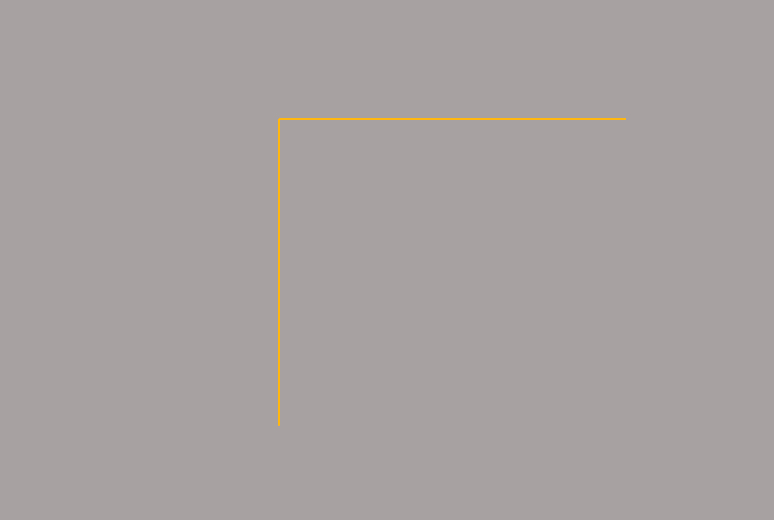
#> input picture resources/env_sdf/stadium_grass.jpg, 774 x 520 px, given in place of the camera
$ python automatic_addison.py   (older library calls are emulated)
#> lines starting #> are read from the running program, lines starting #| are printed output that depends on the picture; after the words box and inside, x2 and y2 are one past the last pixel; in counts of white or black regions, pixels touching at a corner belong together
import cv2, json, os
import numpy as np # Import the NumPy scientific computing library
os.chdir(os.path.dirname(os.path.realpath(__file__)))

# Author: Addison Sears-Collins
# https://automaticaddison.com
# Description: A collection of methods to detect help with edge detection
with open("./thresh_data.json",'r') as f:
#> (reads src/stereo_robot/line_follow/calibration/thresh_data.json from the repository)
    thresh_data = json.load(f)
    thresh_HI = thresh_data['bounds_HI']
    thresh_LO = thresh_data['bounds_LO']

with open("./ROI_JSON.json",'r') as f:
#> (reads src/stereo_robot/line_follow/calibration/ROI_JSON.json from the repository)
    ROI_data = json.load(f)
    TL,BL,BR,TR = ROI_data['ROI_POINTS']
    ROI_POINTS = np.float32([TL,BL,BR,TR])


def perspective_transform(frame,orig_frame_shape,roi_points,desired_roi_points):
    """
    Perform the perspective transform.
    :param: frame Current frame
    :param: plot Plot the warped image if True
    :return: Bird's eye view of the current lane
    """

    # Calculate the transformation matrix
    transformation_matrix = cv2.getPerspectiveTransform(
      roi_points, desired_roi_points)

    # Calculate the inverse transformation matrix
    inv_transformation_matrix = cv2.getPerspectiveTransform(
      desired_roi_points, roi_points)

    # Perform the transform using the transformation matrix
    warped_frame = cv2.warpPerspective(
      frame, transformation_matrix, orig_frame_shape, flags=(
     cv2.INTER_LINEAR))

#     (thresh, binary_warped) = cv2.threshold(
#       warped_frame, 127, 255, cv2.THRESH_BINARY)
#     warped_frame = binary_warped

    return warped_frame,inv_transformation_matrix

def get_line_markings(orig_frame):
    """
    Isolates lane lines.

      :param frame: The camera frame that contains the lanes we want to detect
    :return: Binary (i.e. black and white) image containing the lane lines.
    """
    hsv = cv2.cvtColor(orig_frame, cv2.COLOR_BGR2HSV)
    lower_yellow = np.array(thresh_LO)
    upper_yellow = np.array(thresh_HI)
    yellow_mask = cv2.inRange(hsv, lower_yellow, upper_yellow)
#     yellow_image = cv2.bitwise_and(image, image, mask=yellow_mask)

    # Combine the two above images

    return yellow_mask

def calculate_histogram_vert(warped_frame):
    """
    Calculate the image histogram to find peaks in white pixel count

    :param frame: The warped image
    :param plot: Create a plot if True
    """
    frame = warped_frame

    # Generate the histogram
    histogram = np.sum(frame[int(
              frame.shape[0]/2):,:], axis=0)

    return histogram

def histogram_peak(warped_frame):
    histogram = calculate_histogram_vert(warped_frame)
    x_base = np.argmax(histogram)
    return x_base

def get_lane_line_indices_sliding_windows(warped_frame):
    """
    Get the indices of the lane line pixels using the
    sliding windows technique.

    :param: plot Show plot or not
    :return: Best fit lines for the left and right lines of the current lane
    """
    no_of_windows = 10
    minpix = MINPIX #????
    # Sliding window width is +/- margin
    margin = MARGIN #???

    frame_sliding_window = warped_frame.copy()

    # Set the height of the sliding windows
    window_height = np.int(warped_frame.shape[0]/no_of_windows)

    # Find the x and y coordinates of all the nonzero
    # (i.e. white) pixels in the frame.
    nonzero = warped_frame.nonzero()
    nonzeroy = np.array(nonzero[0])
    nonzerox = np.array(nonzero[1])

    # Store the pixel indices for the left and right lane lines
    lane_inds = []

    # Current positions for pixel indices for each window,
    # which we will continue to update
    x_base= histogram_peak(warped_frame)
    x_current = x_base

    # Go through one window at a time

    for window in range(no_of_windows):

      # Identify window boundaries in x and y (and right and left)
      win_y_low = warped_frame.shape[0] - (window + 1) * window_height
      win_y_high = warped_frame.shape[0] - window * window_height
      win_x_low = x_current - margin
      win_x_high = x_current + margin
      cv2.rectangle(frame_sliding_window,(win_x_low,win_y_low),(
        win_x_high,win_y_high), (255,255,255), 2)


      # Identify the nonzero pixels in x and y within the window
      good_inds = ((nonzeroy >= win_y_low) & (nonzeroy < win_y_high) &
                          (nonzerox >= win_x_low) & (
                           nonzerox < win_x_high)).nonzero()[0]

      # Append these indices to the lists
      lane_inds.append(good_inds)

      # If you found > minpix pixels, recenter next window on mean position
      if len(good_inds) > minpix:
        x_current = np.int(np.mean(nonzerox[good_inds]))

    # Concatenate the arrays of indices
    lane_inds = np.concatenate(lane_inds)

    # Extract the pixel coordinates for the left and right lane lines
    x = nonzerox[lane_inds]
    y = nonzeroy[lane_inds]

    if len(x)<3 or len(y)<3:
        return None
    # Fit a second order polynomial curve to the pixel coordinates for
    # the left and right lane lines
    fit = np.polyfit(y, x, 1)

    return fit
def get_lane_line_previous_window(warped_frame, fit):
    """
    Use the lane line from the previous sliding window to get the parameters
    for the polynomial line for filling in the lane line
    :param: left_fit Polynomial function of the left lane line
    :param: right_fit Polynomial function of the right lane line
    :param: plot To display an image or not
    """
    # margin is a sliding window parameter
    margin = MARGIN

    # Find the x and y coordinates of all the nonzero
    # (i.e. white) pixels in the frame.
    nonzero = warped_frame.nonzero()
    nonzeroy = np.array(nonzero[0])
    nonzerox = np.array(nonzero[1])

    # Store left and right lane pixel indices
    lane_inds = ((nonzerox > (fit[0]*(
      nonzeroy) + fit[1] - margin)) & (
      nonzerox < (fit[0]*(
      nonzeroy) + fit[1] + margin)))

    # Get the left and right lane line pixel locations
    x = nonzerox[lane_inds]
    y = nonzeroy[lane_inds]


    # Fit a second order polynomial curve to each lane line
    fit = np.polyfit(y, x, 1)

    # Create the x and y values to plot on the image
    ploty = np.linspace(
      0, warped_frame.shape[0]-1, warped_frame.shape[0])
    fitx = fit[0]*ploty + fit[1]


    return ploty,fitx

def overlay_lane_lines(warped_frame,fitx,ploty):
    """
    Overlay lane lines on the original frame
    :param: Plot the lane lines if True
    :return: Lane with overlay
    """
    # Generate an image to draw the lane lines on
    warp_zero = np.zeros_like(warped_frame).astype(np.uint8)
    color_warp = np.dstack((warp_zero, warp_zero, warp_zero))

    # Recast the x and y points into usable format for cv2.fillPoly()
    pts = np.array([np.transpose(np.vstack([
                         fitx, ploty]))])
    pts_left  = pts - np.array([2,0])
    pts_right = pts + np.array([2,0])
    pts = np.hstack((pts_left, pts_right))

    # Draw lane on the warped blank image
    cv2.fillPoly(color_warp, np.int_([pts]), (0,255, 0))

    # Warp the blank back to original image space using inverse perspective
    # matrix (Minv)
    return color_warp

    # Combine the result with the original image


if __name__ == '__main__':
    cam = cv2.VideoCapture(0)
    ret,frame = cam.read()
#> frame is the input picture: shape (520, 774, 3); mean B, G, R 160.5, 161.1, 167.3
    result = frame


    cv2.namedWindow('original')
    cv2.namedWindow('result')


    width,height = frame.shape[::-1][1:]
#> width = 774; height = 520
    padding = int(0.25 * width)
#> padding = 193
    DESIRED_ROI_POINTS = np.float32([
      [padding, 0], # Top-left corner
      [padding, height], # Bottom-left corner
      [width-padding, height], # Bottom-right corner
      [width-padding, 0] # Top-right corner
    ])

    MARGIN = int((1/12) * width)  # Window width is +/- margin
#> MARGIN = 64
    MINPIX = int((1/24) * width)
#> MINPIX = 32

    while True:
        ret,frame = cam.read()
        cv2.imshow('original',frame)


        warped_frame,inv_mat = perspective_transform(
            frame,
            (width,height),
            ROI_POINTS,
            DESIRED_ROI_POINTS)
#> inv_mat = [[0.983, 1.51, 46.54], [-0.0135, 0.741, 460], [-1.82e-05, 0.00492, 1]]

        lane_line_markings=get_line_markings(warped_frame)
#> in get_line_markings, `hsv = cv2.cvtColor(orig_frame, cv2.COLOR_BGR2HSV)`: hsv: shape (520, 774, 3); mean H, S, V 0.2, 10.4, 167.3
#> in get_line_markings, `yellow_mask = cv2.inRange(hsv, lower_yellow, upper_yellow)`:
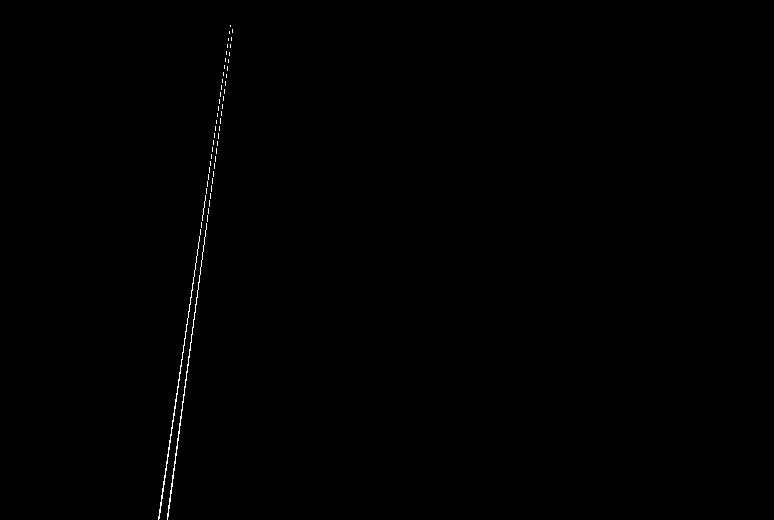
#> yellow_mask: shape (520, 774); 0.25% white in thin lines or dots, all inside (x1, y1, x2, y2) = (158, 25, 233, 520)

        fit = get_lane_line_indices_sliding_windows(
            lane_line_markings)
#> in get_lane_line_indices_sliding_windows, `nonzero = warped_frame.nonzero()`: nonzero = 1023 positions, rows 25 to 519, columns 158 to 232
#> in get_lane_line_indices_sliding_windows, `nonzeroy = np.array(nonzero[0])`: nonzeroy = 1023 values from 25 to 519
#> in get_lane_line_indices_sliding_windows, `nonzerox = np.array(nonzero[1])`: nonzerox = 1023 values, max 232 at index 2, min 158 at index 1011, mean 190.9
#> in calculate_histogram_vert, `histogram = np.sum(frame[int( frame.shape[0]/2):,:], axis=0)`: histogram = 774 values, max 5610 at index 168, min 0 at index 0, mean 221.1
#> in histogram_peak, `x_base = np.argmax(histogram)`: x_base = 168
#> the loop in get_lane_line_indices_sliding_windows, `for window in range(no_of_windows):` made 10 passes
#> (win_x_low, win_x_high, x_current) on passes 1 to 9: (104, 232, 166), (102, 230, 173), (109, 237, 180), (116, 244, 187), (123, 251, 194), (130, 258, 202), (138, 266, 209), (145, 273, 216), (152, 280, 223)
#> (win_x_low, win_x_high) on pass 10: (159, 287)
#> after the loop in get_lane_line_indices_sliding_windows, `for window in range(no_of_windows):`:
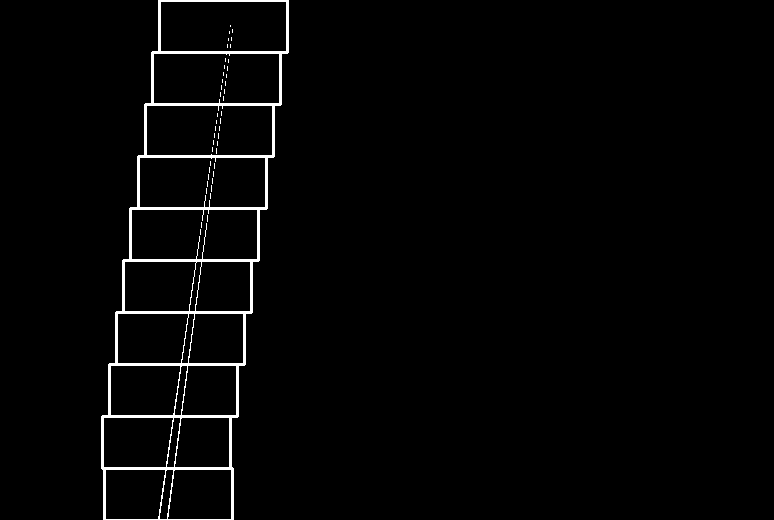
#> frame_sliding_window: shape (520, 774); 2% white; 45 white regions (44 under 20 px), largest, box (x1, y1, x2, y2) and area: (101, 0, 289, 520) 7772
#> after the loop in get_lane_line_indices_sliding_windows, `for window in range(no_of_windows):`: lane_inds = 10 items
#> in get_lane_line_indices_sliding_windows, `lane_inds = np.concatenate(lane_inds)`: lane_inds = 1023 values, max 1022 at index 159, min 0 at index 998, mean 511
#> in get_lane_line_indices_sliding_windows, `x = nonzerox[lane_inds]`: x = 1023 values, max 232 at index 1000, min 158 at index 148, mean 190.9
#> in get_lane_line_indices_sliding_windows, `y = nonzeroy[lane_inds]`: y = 1023 values, max 519 at index 158, min 25 at index 998, mean 315.4
#> in get_lane_line_indices_sliding_windows, `fit = np.polyfit(y, x, 1)`: fit = [-0.139, 234.9]
#> fit = [-0.139, 234.9]
        if fit is not None:
            ploty,fitx = get_lane_line_previous_window(
                lane_line_markings, fit)
#> in get_lane_line_previous_window, `nonzero = warped_frame.nonzero()`: nonzero = 1023 positions, rows 25 to 519, columns 158 to 232
#> in get_lane_line_previous_window, `nonzeroy = np.array(nonzero[0])`: nonzeroy = 1023 values from 25 to 519
#> in get_lane_line_previous_window, `x = nonzerox[lane_inds]`: x has the same summary as nonzerox in get_lane_line_indices_sliding_windows
#> in get_lane_line_previous_window, `fit = np.polyfit(y, x, 1)`: fit = [-0.139, 234.9]
#> in get_lane_line_previous_window, `fitx = fit[0]*ploty + fit[1]`: fitx = 520 values, max 234.9 at index 0, min 162.5 at index 519, mean 198.7
#> ploty = 520 values from 0 to 519

            shape = overlay_lane_lines(
                lane_line_markings,
                fitx,ploty)
#> in overlay_lane_lines, `pts = np.array([np.transpose(np.vstack([ fitx, ploty]))])`: pts = 520 pairs, first value 162.5 to 234.9, second value 0 to 519
#> in overlay_lane_lines, `pts_left  = pts - np.array([2,0])`: pts_left = 520 pairs, first value 160.5 to 232.9, second value 0 to 519
#> in overlay_lane_lines, `pts_right = pts + np.array([2,0])`: pts_right = 520 pairs, first value 164.5 to 236.9, second value 0 to 519
#> in overlay_lane_lines, `pts = np.hstack((pts_left, pts_right))`: pts = 1040 pairs, first value 160.5 to 236.9, second value 0 to 519

            unwarped = cv2.warpPerspective(
                shape,
                inv_mat,
                (frame.shape[1],
                 frame.shape[0])
                )

            result = cv2.addWeighted(frame, 1, unwarped, 0.3, 0)


        cv2.imshow('lane_line_markings',lane_line_markings)
        cv2.imshow('result',result)
        key = cv2.waitKey(1)
#> (key q is pressed here)
        if key == ord('q'):
            cv2.destroyAllWindows()
            break

        if key == ord('s'):
            cv2.imwrite('./QR_CLOSE.png',result)

        if key == ord('d'):
            cv2.imwrite('./QR_FAR.png',result)
